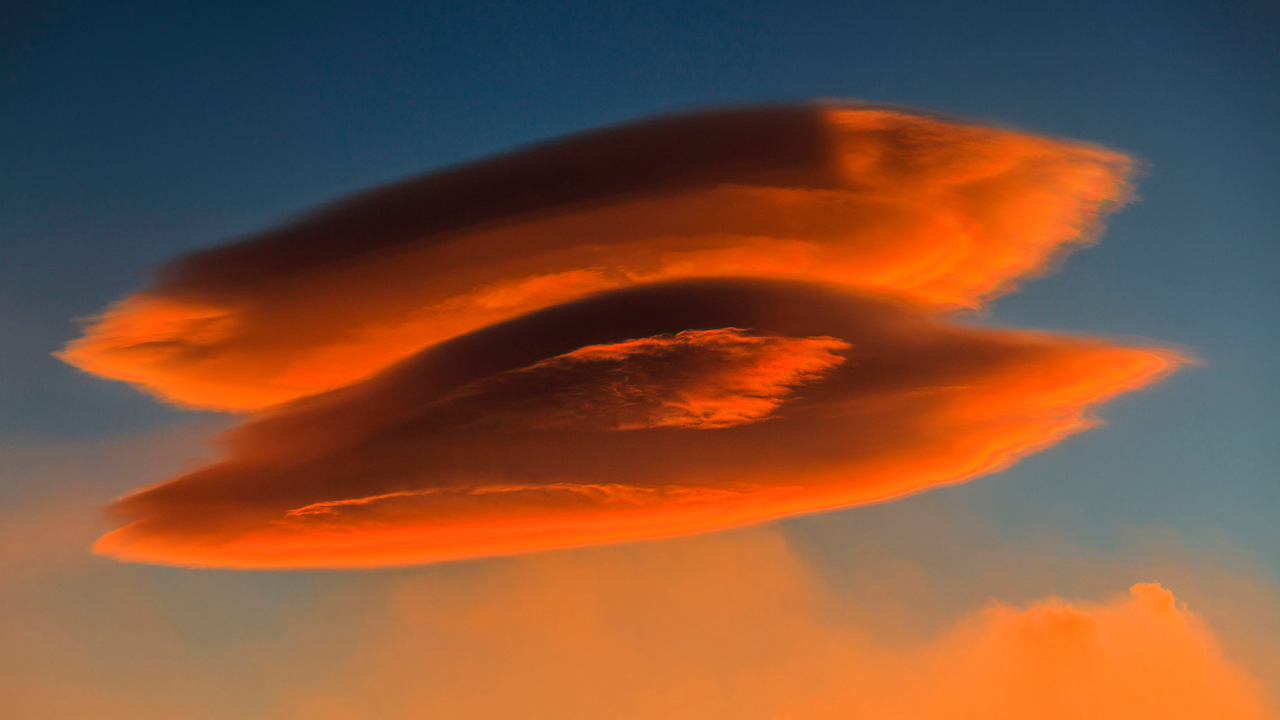
#> input picture assets/cloud.jpg, 3840 x 2160 px (shown at 1/3 size)
$ python tutorial1.py
#> lines starting #> are read from the running program, lines starting #| are printed output that depends on the picture
import cv2

img = cv2.imread('assets/cloud.jpg', 1) # 1 represents to read img in color (default)
#> img is the input picture: shape (2160, 3840, 3); mean B, G, R 57.4, 81.5, 127.7

# reduce the size to half it's original:
img = cv2.resize(img, (0, 0), fx=0.5, fy=0.5)
#> img: shape (1080, 1920, 3)
img = cv2.rotate(img, cv2.ROTATE_90_CLOCKWISE)
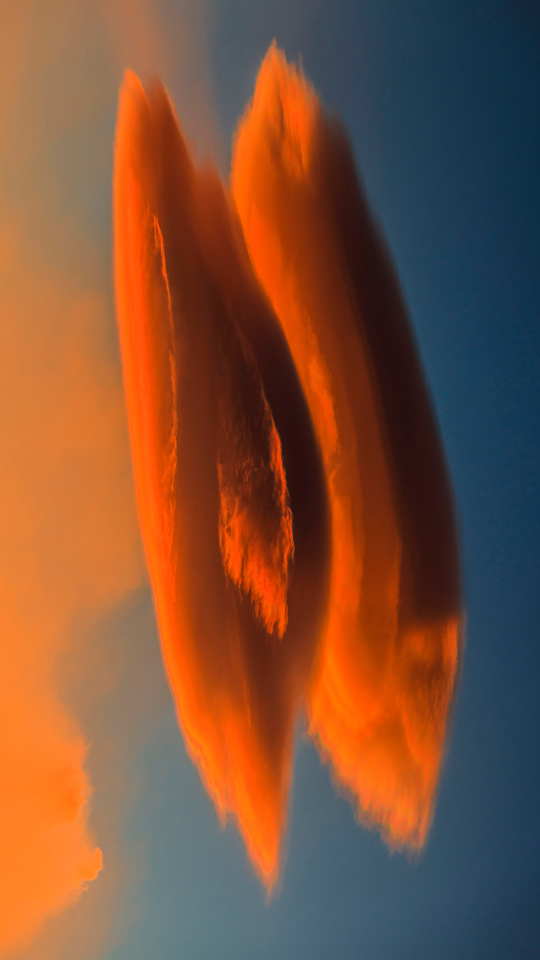
#> img: shape (1920, 1080, 3) (shown at 1/2 size); mean B, G, R 57.6, 81.7, 127.8

cv2.imwrite('new_img.jpg', img)
img = cv2.resize(img, (400,400))
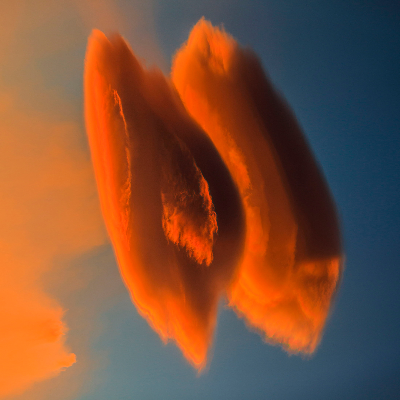
#> img: shape (400, 400, 3); mean B, G, R 57.5, 81.6, 127.7

# img_back = cv2.rotate(img, cv2.ROTATE_90_COUNTERCLOCKWISE)---> If I want to see the original image

cv2.imshow('Image', img)

# cv2.imshow('Image', img_back)
cv2.waitKey(0)
cv2.destroyAllWindows()

$ run again, with assets/soccer_practice.jpg copied over assets/cloud.jpg
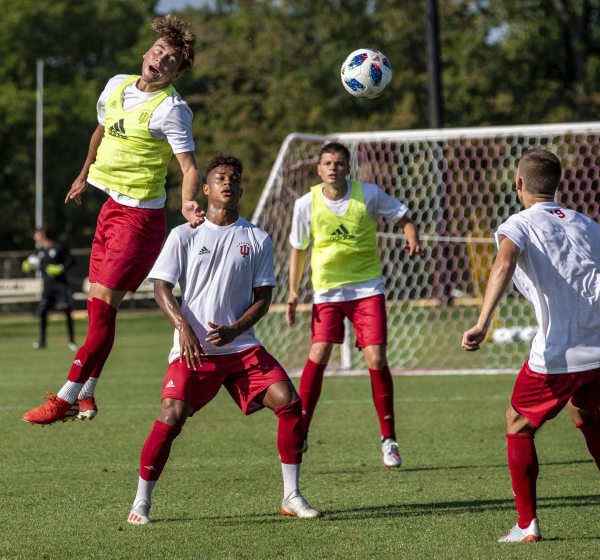
#> input picture assets/soccer_practice.jpg, 1200 x 1119 px (shown at 1/2 size)
#> img is the input picture: shape (1119, 1200, 3); mean B, G, R 70.9, 96, 102.6
#> `img = cv2.rotate(img, cv2.ROTATE_90_CLOCKWISE)`:
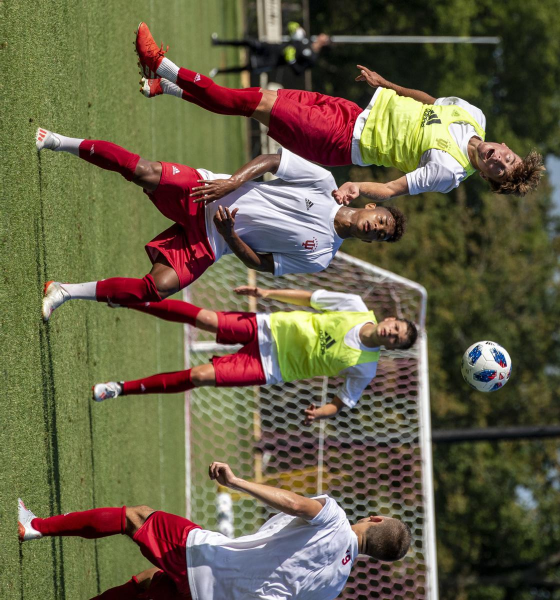
#> img: shape (600, 560, 3); mean B, G, R 71.1, 96.1, 102.7
#> `img = cv2.resize(img, (400,400))`:
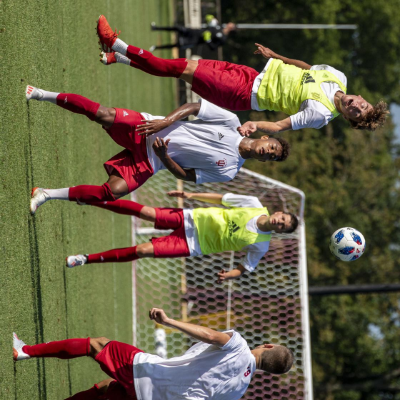
#> img: shape (400, 400, 3); mean B, G, R 71, 96.1, 102.7
